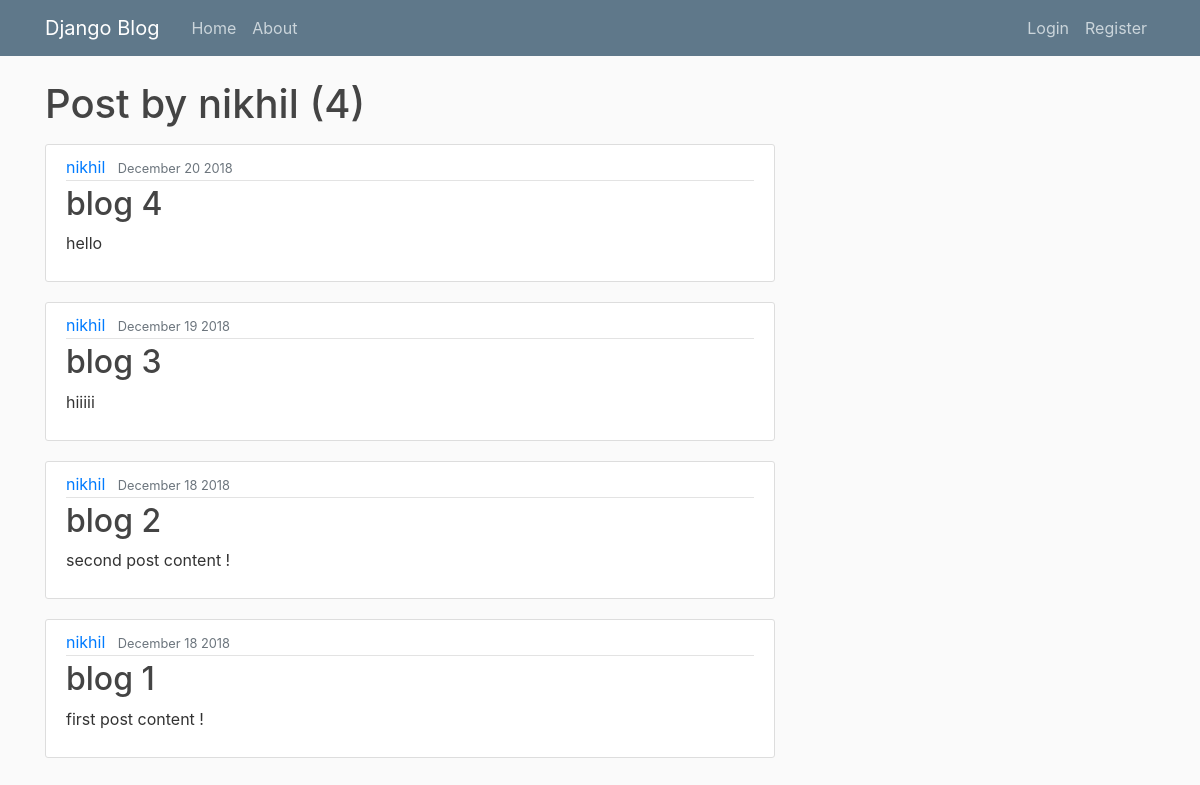
Page /user/nikhil on the earlier database version.
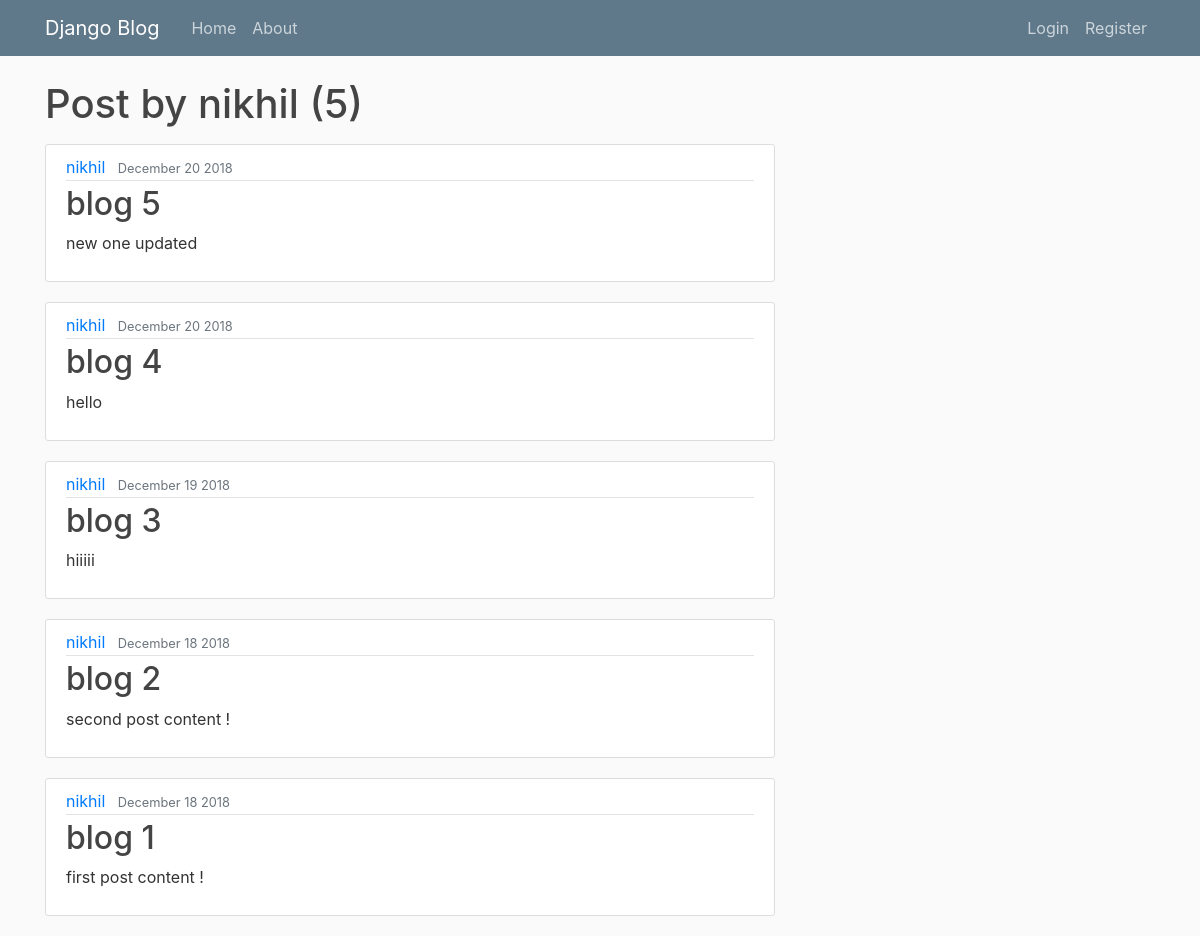
Same page on the later database version.
### blog/models.py (models this page shows, shortened)
class Post(models.Model):
    title = models.CharField(max_length=100)
    content = models.TextField()
    date_posted = models.DateTimeField(default=timezone.now)
    author = models.ForeignKey(User, on_delete=models.CASCADE)

### blog/views.py (the view)
# urls.py: path('user/<str:username>', UserPostListView.as_view() ,name='user-post'),
class UserPostListView(ListView):
    model = Post
    template_name = 'blog/user_post.html' # <app>/<model>_<viewtype>.html
    context_object_name = 'posts'
    paginate_by = 5
    def get_queryset(self):
        user = get_object_or_404(User, username=self.kwargs.get('username'))
        return Post.objects.filter(author=user).order_by('-date_posted')

### blog/templates/blog/user_post.html (shortened to what this page needs)
{% extends "blog/base.html" %}
{% block content %}
<h1 class="mb-3">Post by {{ view.kwargs.username }} ({{ page_obj.paginator.count }})</h1>
    {% for post in posts %}
        <article class="media content-section">
          <div class="media-body">
            <div class="article-metadata">
              <a class="mr-2" href="{% url 'user-post' post.author.username %}">{{ post.author }}</a>
              <small class="text-muted">{{ post.date_posted|date:"F d Y" }}</small>
            </div>
            <h2><a class="article-title" href="{% url 'post-detail' post.id %}">{{ post.title }}</a></h2>
            <p class="article-content">{{ post.content }}</p>
          </div>
        </article>
    {% endfor %}
{% endblock content %}

Differences in the rows shown:
added Post: author "nikhil", date_posted "December 20 2018", title "blog 5", content "new one updated"
Other differences:
{{ page_obj.paginator.count }}: "4" → "5"
